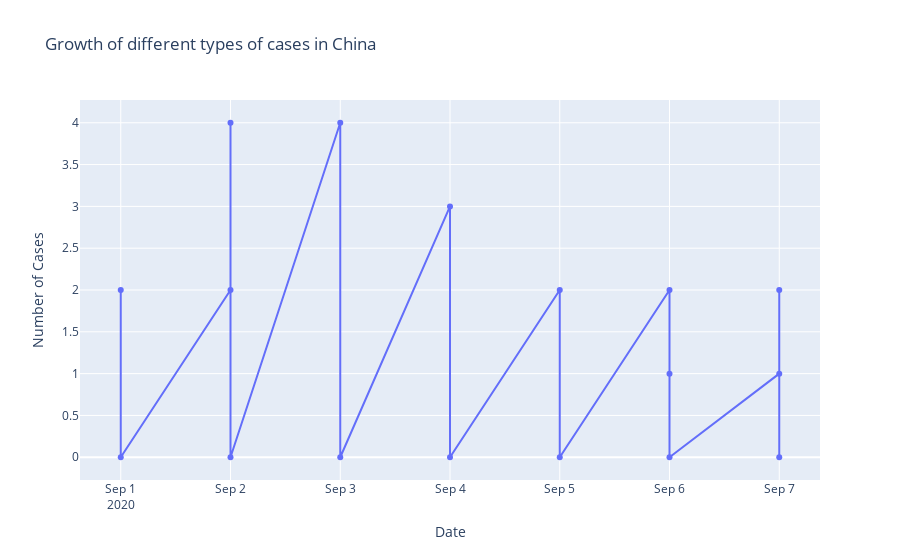

Here is the notebook cell this chart was saved with:
### Code cell
import plotly.graph_objects as go

fig=go.Figure()
fig.add_trace(go.Scatter(x=df_2020_september["date"], y=df_2020_september["stage"],
                    mode='lines+markers',
                    name='Confirmed Cases'))

fig.update_layout(title="Growth of different types of cases in China",
                 xaxis_title="Date",yaxis_title="Number of Cases",legend=dict(x=0,y=1,traceorder="normal"))
fig.show()

### Figure 1 — Plotly figure (JSON) as saved in the notebook; plotly's stock layout.template omitted (floating-point values rounded to 4 significant figures)
{"data": [{"mode": "lines+markers", "name": "Confirmed Cases", "type": "scatter", "x": ["2020-09-07", "2020-09-07", "2020-09-07", "2020-09-06", "2020-09-06", "2020-09-06", "2020-09-05", "2020-09-05", "2020-09-04", "2020-09-04", "2020-09-03", "2020-09-03", "2020-09-02", "2020-09-02", "2020-09-02", "2020-09-01", "2020-09-01"], "y": [0, 2, 1, 0, 1, 2, 0, 2, 0, 3, 0, 4, 0, 4, 2, 0, 2]}], "layout": {"legend": {"traceorder": "normal", "x": 0, "y": 1}, "title": {"text": "Growth of different types of cases in China"}, "xaxis": {"title": {"text": "Date"}}, "yaxis": {"title": {"text": "Number of Cases"}}}}
